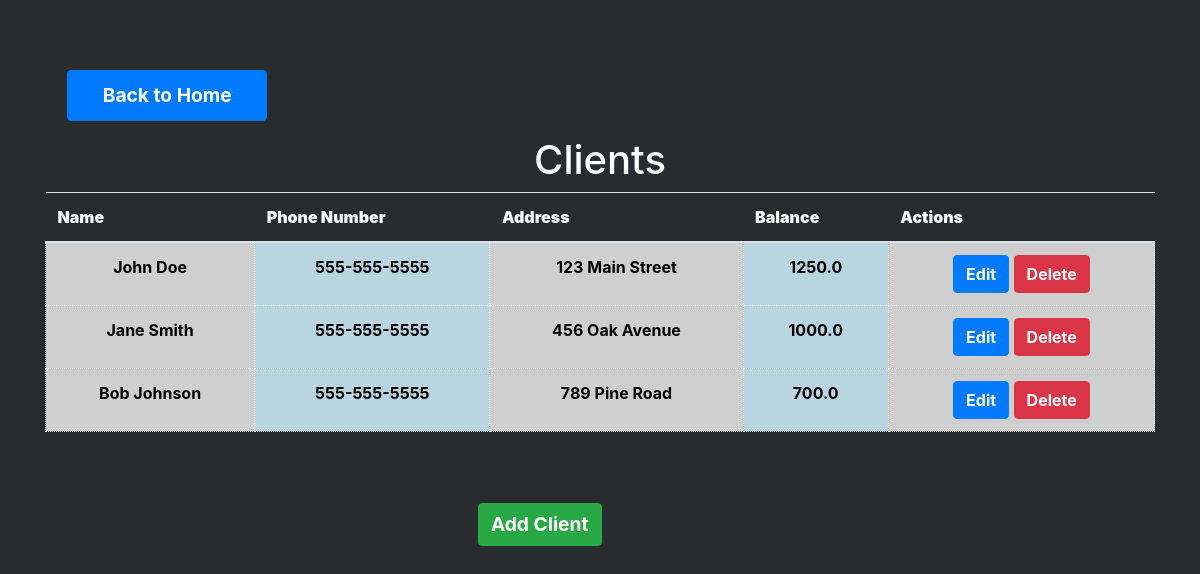
The app's page /clients with its own data.
### tables this page shows
CREATE TABLE "Clients" (
	"ClientID"	INTEGER,
	"Name"	TEXT NOT NULL,
	"PhoneNumber"	TEXT NOT NULL,
	"Address"	TEXT,
	"Balance"	REAL NOT NULL,
	PRIMARY KEY("ClientID" AUTOINCREMENT)
);

### app.py (the view)
@app.route('/clients', methods=['GET', 'POST'])
def clients():
    if request.method == 'POST':
        query = request.form.get('search')
        clients = search_clients(query)
    else:
        clients = get_all_clients()
    return render_template('clients.html', clients=clients)

### db_functions.py (called while the page is built)
def connect_db():
    try:
        return sqlite3.connect('SimpleStock.db', timeout=10)
    except sqlite3.Error as e:
        print(f"An error occurred while connecting to the database: {e}")
        return None

def get_all_clients():
    conn = connect_db()
    if not conn:
        return []
    try:
        cursor = conn.cursor()
        cursor.execute('SELECT * FROM Clients')
        clients = cursor.fetchall()
        return clients
    except sqlite3.Error as e:
        print(f"An error occurred while fetching clients: {e}")
        return []
    finally:
        conn.close()

### templates/clients.html (shortened to what this page needs)
<!DOCTYPE html>
<html lang="en">
  <head>
    <link
      rel="stylesheet"
      href="{{ url_for('static', filename='style.css') }}"
    />
    <link
      href="https://stackpath.bootstrapcdn.com/bootstrap/4.5.2/css/bootstrap.min.css"
      rel="stylesheet"
    />
  </head>
  <body>
    <div class="container mt-5">
    <a id="BTN" href="{{ url_for('dashboard') }}" class="btn btn-primary"
      >Back to Home</a
    >
    <h1>Clients</h1>
    <table class="table">
      <thead>
        <tr>
          <th><strong>Name</strong></th>
          <th><strong>Phone Number</strong></th>
          <th><strong>Address</strong></th>
          <th><strong>Balance</strong></th>
          <th><strong>Actions</strong></th>
        </tr>
      </thead>
      <tbody>
        {% for client in clients %}
        <tr>
          <td id="tdEven"><strong>{{ client[1] }}</strong></td>
          <td id="tdOdd"><strong>{{ client[2] }}</strong></td>
          <td id="tdEven"><strong>{{ client[3] }}</strong></td>
          <td id="tdOdd"><strong>{{ client[4] }}</strong></td>
          <td id="tdEven">
            <a
              class="btn btn-primary"
              href="{{ url_for('edit_client', client_id=client[0]) }}"
              style="color: white"
              ><strong>Edit</strong></a
            >
            <a
              href="{{ url_for('delete_client', client_id=client[0]) }}"
              class="btn btn-danger"
              onclick="return confirm('Are you sure you want to delete this client?')"
              ><strong>Delete</strong></a
            >
          </td>
        </tr>
        {% endfor %}
      </tbody>
    </table>
    <a
      id="addClientBTN"
      href="{{ url_for('add_client') }}"
      class="btn btn-success"
      >Add Client</a
    >
    </div>
  </body>
</html>

### static/style.css (style rules this page uses)
html body { display: block; width: 100vw; background-color: rgb(41, 44, 47); }
h1, h2 { text-align: center; color: white !important; justify-content: center; }
#BTN { padding: 10px; width: 200px; font-size: larger; font-weight: bold; display: inline-block; margin-left: 2%; margin-top: 2%; margin-bottom: 15px; }
#addClientBTN { margin-left: 39%; font-size: larger; font-weight: bolder; margin-top: 5%; }
th { border-bottom: solid black 2px; color: white; }
#tdOdd { background-color: #b9d5e2; color: black !important; border: solid white 1.5px; text-align: center; border-style: dotted; }
#tdEven { background-color: #cfcfcf; color: black !important; text-align: center; border: solid white 1.5px; border-style: dotted; }

### records on screen
Clients: Name "John Doe", PhoneNumber "555-555-5555", Address "123 Main Street", Balance "1250.0"
Clients: Name "Jane Smith", PhoneNumber "555-555-5555", Address "456 Oak Avenue", Balance "1000.0"
Clients: Name "Bob Johnson", PhoneNumber "555-555-5555", Address "789 Pine Road", Balance "700.0"
